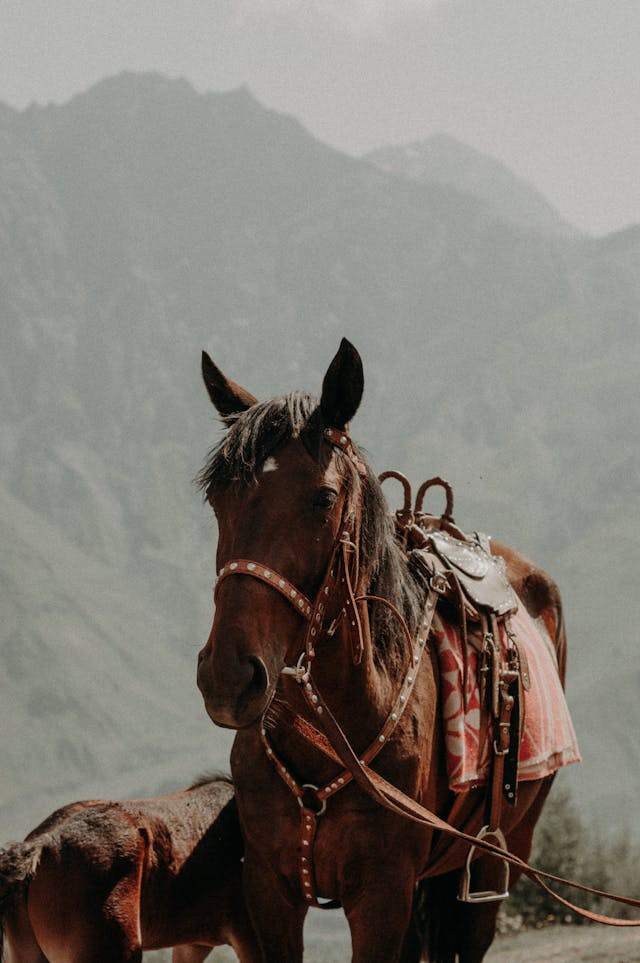
#> input picture images/horse.png, 640 x 963 px
$ jupyter execute 10_histogram.ipynb   (shell and % lines are left out)
#> lines starting #> are read from the running program, lines starting #| are printed output that depends on the picture
# 10. 히스토그램

[cell 1]
import cv2
import matplotlib.pyplot as plt

[cell 2]
img = cv2.imread("../images/horse.png")
#> img is the input picture: shape (963, 640, 3); mean B, G, R 113.1, 120.2, 125.5

# channel : 0 - Blue, 1 - Green, 2 - Red
hist_b = cv2.calcHist([img], [0], None, [256], [0, 256])
#> hist_b = 256 values, max 15166 at index 150, min 0 at index 222, mean 2407.5
hist_g = cv2.calcHist([img], [1], None, [256], [0, 256])
#> hist_g = 256 values, max 18410 at index 154, min 0 at index 224, mean 2407.5
hist_r = cv2.calcHist([img], [2], None, [256], [0, 256])
#> hist_r = 256 values, max 19983 at index 149, min 0 at index 229, mean 2407.5

plt.plot(hist_b, color="b", label="blue")
plt.plot(hist_g, color="g", label="green")
plt.plot(hist_r, color="r", label="red")
plt.title("Histogram")
plt.xlabel("Pixel value")
plt.ylabel("frequency")
plt.legend()
plt.show()
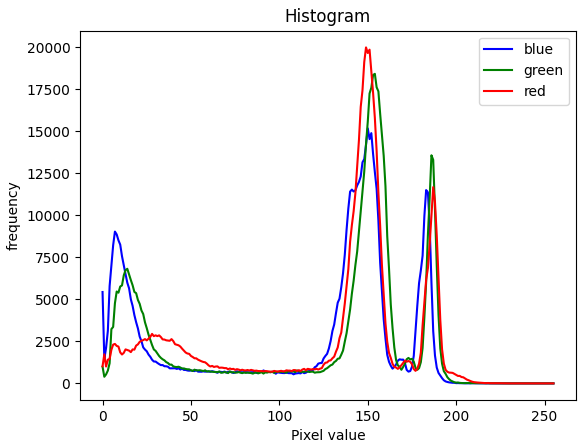
#> figure drawn by matplotlib, 1 panel; curve peaks at x = 150, y = 15166; curve peaks at x = 154, y = 18410; curve peaks at x = 149, y = 19983
